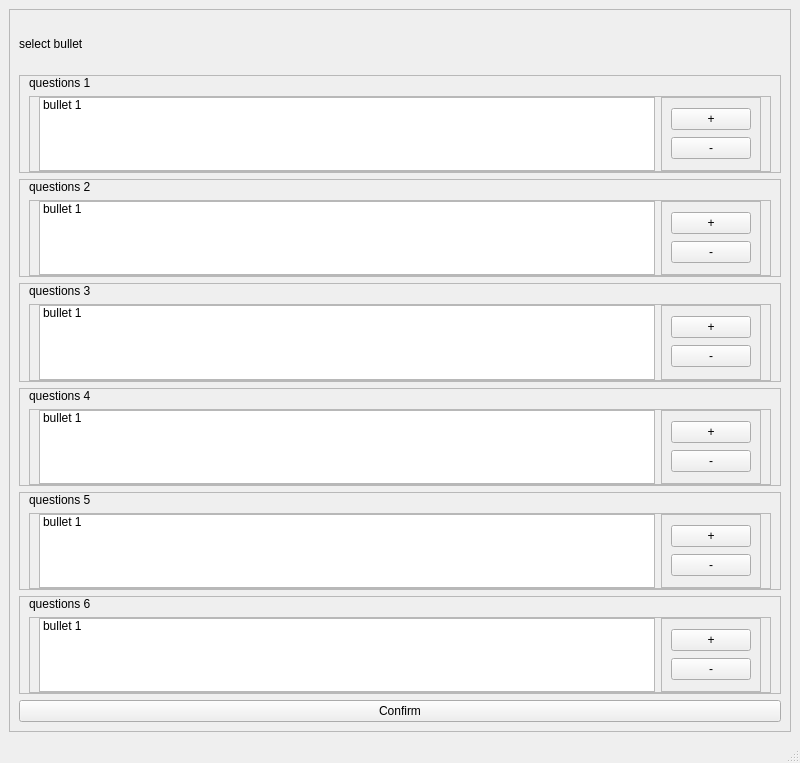
<?xml version="1.0" encoding="UTF-8"?>
<ui version="4.0">
 <class>MainWindow</class>
 <widget class="QMainWindow" name="MainWindow">
  <property name="geometry">
   <rect>
    <x>0</x>
    <y>0</y>
    <width>800</width>
    <height>763</height>
   </rect>
  </property>
  <property name="windowTitle">
   <string>MainWindow</string>
  </property>
  <widget class="QWidget" name="centralwidget">
   <layout class="QVBoxLayout" name="verticalLayout_3">
    <item>
     <widget class="QFrame" name="frame">
      <property name="frameShape">
       <enum>QFrame::Shape::StyledPanel</enum>
      </property>
      <property name="frameShadow">
       <enum>QFrame::Shadow::Raised</enum>
      </property>
      <layout class="QVBoxLayout" name="verticalLayout_33">
       <item>
        <widget class="QLabel" name="instruciton">
         <property name="sizePolicy">
          <sizepolicy hsizetype="Preferred" vsizetype="Maximum">
           <horstretch>0</horstretch>
           <verstretch>0</verstretch>
          </sizepolicy>
         </property>
         <property name="minimumSize">
          <size>
           <width>0</width>
           <height>50</height>
          </size>
         </property>
         <property name="baseSize">
          <size>
           <width>0</width>
           <height>100</height>
          </size>
         </property>
         <property name="text">
          <string>select bullet</string>
         </property>
        </widget>
       </item>
       <item>
        <widget class="QFrame" name="question_frame_1">
         <property name="frameShape">
          <enum>QFrame::Shape::StyledPanel</enum>
         </property>
         <property name="frameShadow">
          <enum>QFrame::Shadow::Raised</enum>
         </property>
         <layout class="QVBoxLayout" name="verticalLayout_8">
          <property name="topMargin">
           <number>0</number>
          </property>
          <property name="bottomMargin">
           <number>0</number>
          </property>
          <item>
           <widget class="QLabel" name="q_title_1">
            <property name="text">
             <string>questions 1 </string>
            </property>
           </widget>
          </item>
          <item>
           <widget class="QFrame" name="frame_1_1">
            <property name="frameShape">
             <enum>QFrame::Shape::StyledPanel</enum>
            </property>
            <property name="frameShadow">
             <enum>QFrame::Shadow::Raised</enum>
            </property>
            <layout class="QHBoxLayout" name="horizontalLayout">
             <property name="topMargin">
              <number>0</number>
             </property>
             <property name="bottomMargin">
              <number>0</number>
             </property>
             <item>
              <widget class="QListWidget" name="q_bullets_1">
               <item>
                <property name="text">
                 <string>bullet 1 </string>
                </property>
               </item>
              </widget>
             </item>
             <item>
              <widget class="QFrame" name="frame_1_2">
               <property name="frameShape">
                <enum>QFrame::Shape::StyledPanel</enum>
               </property>
               <property name="frameShadow">
                <enum>QFrame::Shadow::Raised</enum>
               </property>
               <layout class="QVBoxLayout" name="verticalLayout">
                <item>
                 <widget class="QPushButton" name="add_btn_1">
                  <property name="styleSheet">
                   <string notr="true"/>
                  </property>
                  <property name="text">
                   <string>+</string>
                  </property>
                 </widget>
                </item>
                <item>
                 <widget class="QPushButton" name="remove_btn_1">
                  <property name="text">
                   <string>-</string>
                  </property>
                 </widget>
                </item>
               </layout>
              </widget>
             </item>
            </layout>
           </widget>
          </item>
         </layout>
        </widget>
       </item>
       <item>
        <widget class="QFrame" name="question_frame_2">
         <property name="frameShape">
          <enum>QFrame::Shape::StyledPanel</enum>
         </property>
         <property name="frameShadow">
          <enum>QFrame::Shadow::Raised</enum>
         </property>
         <layout class="QVBoxLayout" name="verticalLayout_9">
          <property name="topMargin">
           <number>0</number>
          </property>
          <property name="bottomMargin">
           <number>0</number>
          </property>
          <item>
           <widget class="QLabel" name="q_title_2">
            <property name="text">
             <string>questions 2</string>
            </property>
           </widget>
          </item>
          <item>
           <widget class="QFrame" name="frame_2_1">
            <property name="frameShape">
             <enum>QFrame::Shape::StyledPanel</enum>
            </property>
            <property name="frameShadow">
             <enum>QFrame::Shadow::Raised</enum>
            </property>
            <layout class="QHBoxLayout" name="horizontalLayout_4">
             <property name="topMargin">
              <number>0</number>
             </property>
             <property name="bottomMargin">
              <number>0</number>
             </property>
             <item>
              <widget class="QListWidget" name="q_bullets_2">
               <item>
                <property name="text">
                 <string>bullet 1 </string>
                </property>
               </item>
              </widget>
             </item>
             <item>
              <widget class="QFrame" name="frame_2_2">
               <property name="frameShape">
                <enum>QFrame::Shape::StyledPanel</enum>
               </property>
               <property name="frameShadow">
                <enum>QFrame::Shadow::Raised</enum>
               </property>
               <layout class="QVBoxLayout" name="verticalLayout_2">
                <item>
                 <widget class="QPushButton" name="add_btn_2">
                  <property name="text">
                   <string>+</string>
                  </property>
                 </widget>
                </item>
                <item>
                 <widget class="QPushButton" name="remove_btn_2">
                  <property name="text">
                   <string>-</string>
                  </property>
                 </widget>
                </item>
               </layout>
              </widget>
             </item>
            </layout>
           </widget>
          </item>
         </layout>
        </widget>
       </item>
       <item>
        <spacer name="verticalSpacer">
         <property name="orientation">
          <enum>Qt::Orientation::Vertical</enum>
         </property>
         <property name="sizeHint" stdset="0">
          <size>
           <width>20</width>
           <height>40</height>
          </size>
         </property>
        </spacer>
       </item>
       <item>
        <widget class="QFrame" name="question_frame_3">
         <property name="frameShape">
          <enum>QFrame::Shape::StyledPanel</enum>
         </property>
         <property name="frameShadow">
          <enum>QFrame::Shadow::Raised</enum>
         </property>
         <layout class="QVBoxLayout" name="verticalLayout_25">
          <property name="topMargin">
           <number>0</number>
          </property>
          <property name="bottomMargin">
           <number>0</number>
          </property>
          <item>
           <widget class="QLabel" name="q_title_3">
            <property name="text">
             <string>questions 3</string>
            </property>
           </widget>
          </item>
          <item>
           <widget class="QFrame" name="frame_3_1">
            <property name="frameShape">
             <enum>QFrame::Shape::StyledPanel</enum>
            </property>
            <property name="frameShadow">
             <enum>QFrame::Shadow::Raised</enum>
            </property>
            <layout class="QHBoxLayout" name="horizontalLayout_23">
             <property name="topMargin">
              <number>0</number>
             </property>
             <property name="bottomMargin">
              <number>0</number>
             </property>
             <item>
              <widget class="QListWidget" name="q_bullets_3">
               <item>
                <property name="text">
                 <string>bullet 1 </string>
                </property>
               </item>
              </widget>
             </item>
             <item>
              <widget class="QFrame" name="frame_3_2">
               <property name="frameShape">
                <enum>QFrame::Shape::StyledPanel</enum>
               </property>
               <property name="frameShadow">
                <enum>QFrame::Shadow::Raised</enum>
               </property>
               <layout class="QVBoxLayout" name="verticalLayout_30">
                <item>
                 <widget class="QPushButton" name="add_btn_3">
                  <property name="text">
                   <string>+</string>
                  </property>
                 </widget>
                </item>
                <item>
                 <widget class="QPushButton" name="remove_btn_3">
                  <property name="text">
                   <string>-</string>
                  </property>
                 </widget>
                </item>
               </layout>
              </widget>
             </item>
            </layout>
           </widget>
          </item>
         </layout>
        </widget>
       </item>
       <item>
        <widget class="QFrame" name="question_frame_4">
         <property name="frameShape">
          <enum>QFrame::Shape::StyledPanel</enum>
         </property>
         <property name="frameShadow">
          <enum>QFrame::Shadow::Raised</enum>
         </property>
         <layout class="QVBoxLayout" name="verticalLayout_31">
          <property name="topMargin">
           <number>0</number>
          </property>
          <property name="bottomMargin">
           <number>0</number>
          </property>
          <item>
           <widget class="QLabel" name="q_title_4">
            <property name="text">
             <string>questions 4</string>
            </property>
           </widget>
          </item>
          <item>
           <widget class="QFrame" name="frame_4_1">
            <property name="frameShape">
             <enum>QFrame::Shape::StyledPanel</enum>
            </property>
            <property name="frameShadow">
             <enum>QFrame::Shadow::Raised</enum>
            </property>
            <layout class="QHBoxLayout" name="horizontalLayout_24">
             <property name="topMargin">
              <number>0</number>
             </property>
             <property name="bottomMargin">
              <number>0</number>
             </property>
             <item>
              <widget class="QListWidget" name="q_bullets_4">
               <item>
                <property name="text">
                 <string>bullet 1 </string>
                </property>
               </item>
              </widget>
             </item>
             <item>
              <widget class="QFrame" name="frame_4_2">
               <property name="frameShape">
                <enum>QFrame::Shape::StyledPanel</enum>
               </property>
               <property name="frameShadow">
                <enum>QFrame::Shadow::Raised</enum>
               </property>
               <layout class="QVBoxLayout" name="verticalLayout_32">
                <item>
                 <widget class="QPushButton" name="add_btn_4">
                  <property name="text">
                   <string>+</string>
                  </property>
                 </widget>
                </item>
                <item>
                 <widget class="QPushButton" name="remove_btn_4">
                  <property name="text">
                   <string>-</string>
                  </property>
                 </widget>
                </item>
               </layout>
              </widget>
             </item>
            </layout>
           </widget>
          </item>
         </layout>
        </widget>
       </item>
       <item>
        <widget class="QFrame" name="question_frame_5">
         <property name="frameShape">
          <enum>QFrame::Shape::StyledPanel</enum>
         </property>
         <property name="frameShadow">
          <enum>QFrame::Shadow::Raised</enum>
         </property>
         <layout class="QVBoxLayout" name="verticalLayout_34">
          <property name="topMargin">
           <number>0</number>
          </property>
          <property name="bottomMargin">
           <number>0</number>
          </property>
          <item>
           <widget class="QLabel" name="q_title_5">
            <property name="text">
             <string>questions 5</string>
            </property>
           </widget>
          </item>
          <item>
           <widget class="QFrame" name="frame_5_1">
            <property name="frameShape">
             <enum>QFrame::Shape::StyledPanel</enum>
            </property>
            <property name="frameShadow">
             <enum>QFrame::Shadow::Raised</enum>
            </property>
            <layout class="QHBoxLayout" name="horizontalLayout_25">
             <property name="topMargin">
              <number>0</number>
             </property>
             <property name="bottomMargin">
              <number>0</number>
             </property>
             <item>
              <widget class="QListWidget" name="q_bullets_5">
               <item>
                <property name="text">
                 <string>bullet 1 </string>
                </property>
               </item>
              </widget>
             </item>
             <item>
              <widget class="QFrame" name="frame_5_2">
               <property name="frameShape">
                <enum>QFrame::Shape::StyledPanel</enum>
               </property>
               <property name="frameShadow">
                <enum>QFrame::Shadow::Raised</enum>
               </property>
               <layout class="QVBoxLayout" name="verticalLayout_35">
                <item>
                 <widget class="QPushButton" name="add_btn_5">
                  <property name="text">
                   <string>+</string>
                  </property>
                 </widget>
                </item>
                <item>
                 <widget class="QPushButton" name="remove_btn_5">
                  <property name="text">
                   <string>-</string>
                  </property>
                 </widget>
                </item>
               </layout>
              </widget>
             </item>
            </layout>
           </widget>
          </item>
         </layout>
        </widget>
       </item>
       <item>
        <widget class="QFrame" name="question_frame_6">
         <property name="frameShape">
          <enum>QFrame::Shape::StyledPanel</enum>
         </property>
         <property name="frameShadow">
          <enum>QFrame::Shadow::Raised</enum>
         </property>
         <layout class="QVBoxLayout" name="verticalLayout_36">
          <property name="topMargin">
           <number>0</number>
          </property>
          <property name="bottomMargin">
           <number>0</number>
          </property>
          <item>
           <widget class="QLabel" name="q_title_6">
            <property name="text">
             <string>questions 6</string>
            </property>
           </widget>
          </item>
          <item>
           <widget class="QFrame" name="frame_6_1">
            <property name="frameShape">
             <enum>QFrame::Shape::StyledPanel</enum>
            </property>
            <property name="frameShadow">
             <enum>QFrame::Shadow::Raised</enum>
            </property>
            <layout class="QHBoxLayout" name="horizontalLayout_26">
             <property name="topMargin">
              <number>0</number>
             </property>
             <property name="bottomMargin">
              <number>0</number>
             </property>
             <item>
              <widget class="QListWidget" name="q_bullets_6">
               <item>
                <property name="text">
                 <string>bullet 1 </string>
                </property>
               </item>
              </widget>
             </item>
             <item>
              <widget class="QFrame" name="frame_6_2">
               <property name="frameShape">
                <enum>QFrame::Shape::StyledPanel</enum>
               </property>
               <property name="frameShadow">
                <enum>QFrame::Shadow::Raised</enum>
               </property>
               <layout class="QVBoxLayout" name="verticalLayout_37">
                <item>
                 <widget class="QPushButton" name="add_btn_6">
                  <property name="text">
                   <string>+</string>
                  </property>
                 </widget>
                </item>
                <item>
                 <widget class="QPushButton" name="remove_btn_6">
                  <property name="text">
                   <string>-</string>
                  </property>
                 </widget>
                </item>
               </layout>
              </widget>
             </item>
            </layout>
           </widget>
          </item>
         </layout>
        </widget>
       </item>
       <item>
        <widget class="QPushButton" name="confirm_btn">
         <property name="text">
          <string>Confirm</string>
         </property>
        </widget>
       </item>
      </layout>
     </widget>
    </item>
   </layout>
  </widget>
  <widget class="QMenuBar" name="menubar">
   <property name="geometry">
    <rect>
     <x>0</x>
     <y>0</y>
     <width>800</width>
     <height>19</height>
    </rect>
   </property>
  </widget>
  <widget class="QStatusBar" name="statusbar"/>
 </widget>
 <resources/>
 <connections/>
</ui>
